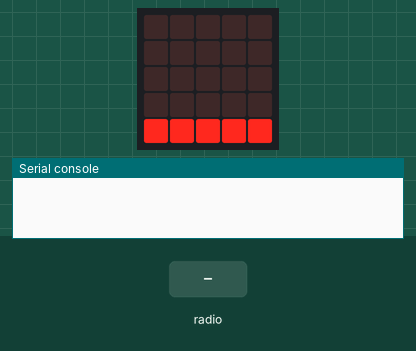
Recording of a program running on a simulated BBC micro:bit running MicroPython. Shown: the board's 5×5 LED display, the last lines printed to the serial console. The inputs (shaded band) are chosen by the test bench.

Above: at 1.2 s.
1.3 s: radio message "1" arrives
At 1.7 s:
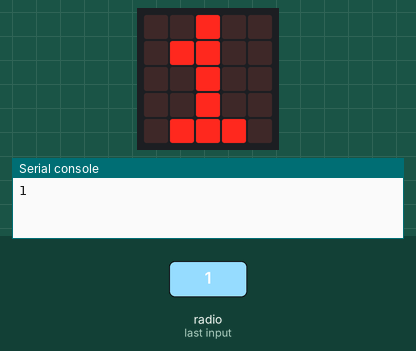
Timing chart, 0 to 4.3 s (numbered marks = the images above; inputs shaded):
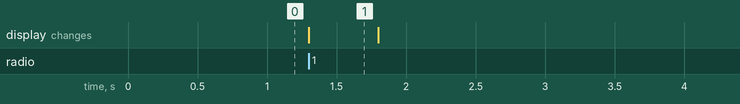

The program:

radio-2-receive.py
```python
from microbit import *
import radio
radio.on()
radio.config(channel=1)
radio.config(power=7)
waiting = "_"
display.show(waiting)

while True:
    incoming = radio.receive()
    if incoming is not None:
        display.show(incoming)
        print(incoming)
        sleep(500)
        display.show(waiting)
```

Measured:
- after the input at 1.3 s, the display: changes at once (image 1)
- what the display in image 1 shows lasts 0.5 s, from 1.3 s to 1.8 s
